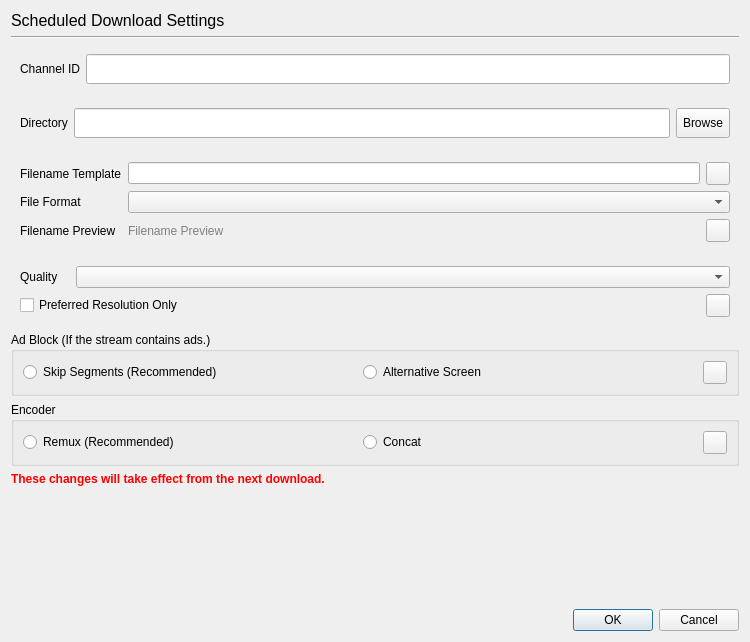
<?xml version="1.0" encoding="UTF-8"?>
<ui version="4.0">
 <class>Dialog</class>
 <widget class="QDialog" name="Dialog">
  <property name="geometry">
   <rect>
    <x>0</x>
    <y>0</y>
    <width>746</width>
    <height>642</height>
   </rect>
  </property>
  <property name="sizePolicy">
   <sizepolicy hsizetype="Fixed" vsizetype="Fixed">
    <horstretch>0</horstretch>
    <verstretch>0</verstretch>
   </sizepolicy>
  </property>
  <property name="windowTitle">
   <string>Scheduled Download Settings</string>
  </property>
  <property name="locale">
   <locale language="English" country="UnitedStates"/>
  </property>
  <property name="sizeGripEnabled">
   <bool>false</bool>
  </property>
  <layout class="QVBoxLayout" name="DialogLayout">
   <item>
    <widget class="QLabel" name="windowTitleLabel">
     <property name="sizePolicy">
      <sizepolicy hsizetype="Ignored" vsizetype="Fixed">
       <horstretch>0</horstretch>
       <verstretch>0</verstretch>
      </sizepolicy>
     </property>
     <property name="font">
      <font>
       <pointsize>12</pointsize>
      </font>
     </property>
     <property name="text">
      <string>Scheduled Download Settings</string>
     </property>
    </widget>
   </item>
   <item>
    <widget class="Line" name="windowTitleLine">
     <property name="orientation">
      <enum>Qt::Horizontal</enum>
     </property>
    </widget>
   </item>
   <item>
    <widget class="QWidget" name="channelArea" native="true">
     <layout class="QHBoxLayout" name="channelAreaLayout">
      <item>
       <widget class="QLabel" name="channelLabel">
        <property name="text">
         <string>Channel ID</string>
        </property>
       </widget>
      </item>
      <item>
       <widget class="QLineEdit" name="channelEdit">
        <property name="minimumSize">
         <size>
          <width>0</width>
          <height>30</height>
         </size>
        </property>
       </widget>
      </item>
     </layout>
    </widget>
   </item>
   <item>
    <widget class="QWidget" name="directoryArea" native="true">
     <layout class="QHBoxLayout" name="directoryAreaLayout">
      <item>
       <widget class="QLabel" name="directoryLabel">
        <property name="text">
         <string>Directory</string>
        </property>
       </widget>
      </item>
      <item>
       <widget class="QLineEdit" name="currentDirectory">
        <property name="minimumSize">
         <size>
          <width>0</width>
          <height>30</height>
         </size>
        </property>
        <property name="readOnly">
         <bool>true</bool>
        </property>
       </widget>
      </item>
      <item>
       <widget class="QToolButton" name="searchDirectory">
        <property name="minimumSize">
         <size>
          <width>0</width>
          <height>30</height>
         </size>
        </property>
        <property name="text">
         <string>Browse</string>
        </property>
       </widget>
      </item>
     </layout>
    </widget>
   </item>
   <item>
    <widget class="QWidget" name="fileOptionsArea" native="true">
     <layout class="QFormLayout" name="fileOptionsAreaLayout">
      <item row="0" column="0">
       <widget class="QLabel" name="filenameTemplateLabel">
        <property name="text">
         <string>Filename Template</string>
        </property>
       </widget>
      </item>
      <item row="1" column="0">
       <widget class="QLabel" name="fileFormatLabel">
        <property name="text">
         <string>File Format</string>
        </property>
       </widget>
      </item>
      <item row="1" column="1">
       <widget class="QComboBox" name="fileFormat"/>
      </item>
      <item row="2" column="0">
       <widget class="QLabel" name="filenamePreviewLabel">
        <property name="text">
         <string>Filename Preview</string>
        </property>
       </widget>
      </item>
      <item row="0" column="1">
       <widget class="QWidget" name="filenameTemplateEditArea" native="true">
        <layout class="QHBoxLayout" name="filenameTemplateEditAreaLayout">
         <property name="leftMargin">
          <number>0</number>
         </property>
         <property name="topMargin">
          <number>0</number>
         </property>
         <property name="rightMargin">
          <number>0</number>
         </property>
         <property name="bottomMargin">
          <number>0</number>
         </property>
         <item>
          <widget class="QLineEdit" name="filenameTemplate"/>
         </item>
         <item>
          <widget class="QToolButton" name="filenameTemplateInfo">
           <property name="toolTip">
            <string>Help</string>
           </property>
           <property name="icon">
            <iconset>
             <normaloff>../icons/light/help.svg</normaloff>../icons/light/help.svg</iconset>
           </property>
          </widget>
         </item>
        </layout>
       </widget>
      </item>
      <item row="2" column="1">
       <widget class="QWidget" name="filenamePreviewArea" native="true">
        <layout class="QHBoxLayout" name="filenamePreviewAreaLayout">
         <property name="leftMargin">
          <number>0</number>
         </property>
         <property name="topMargin">
          <number>0</number>
         </property>
         <property name="rightMargin">
          <number>0</number>
         </property>
         <property name="bottomMargin">
          <number>0</number>
         </property>
         <item>
          <widget class="QLabel" name="filenamePreview">
           <property name="sizePolicy">
            <sizepolicy hsizetype="Ignored" vsizetype="Preferred">
             <horstretch>0</horstretch>
             <verstretch>0</verstretch>
            </sizepolicy>
           </property>
           <property name="styleSheet">
            <string notr="true">color: rgb(128, 128, 128);</string>
           </property>
           <property name="text">
            <string>Filename Preview</string>
           </property>
          </widget>
         </item>
         <item>
          <widget class="QToolButton" name="filenamePreviewInfo">
           <property name="toolTip">
            <string>Help</string>
           </property>
           <property name="icon">
            <iconset>
             <normaloff>../icons/light/help.svg</normaloff>../icons/light/help.svg</iconset>
           </property>
          </widget>
         </item>
        </layout>
       </widget>
      </item>
     </layout>
    </widget>
   </item>
   <item>
    <widget class="QWidget" name="settingsArea" native="true">
     <layout class="QVBoxLayout" name="settingsAreaLayout">
      <property name="leftMargin">
       <number>0</number>
      </property>
      <property name="topMargin">
       <number>0</number>
      </property>
      <property name="rightMargin">
       <number>0</number>
      </property>
      <property name="bottomMargin">
       <number>0</number>
      </property>
      <item>
       <widget class="QWidget" name="resolutionSettingsArea" native="true">
        <layout class="QVBoxLayout" name="resolutionSettingsAreaLayout">
         <item>
          <widget class="QWidget" name="resolutionArea" native="true">
           <layout class="QFormLayout" name="resolutionAreaLayout">
            <property name="leftMargin">
             <number>0</number>
            </property>
            <property name="topMargin">
             <number>0</number>
            </property>
            <property name="rightMargin">
             <number>0</number>
            </property>
            <property name="bottomMargin">
             <number>0</number>
            </property>
            <item row="0" column="0">
             <widget class="QLabel" name="preferredQualityLabel">
              <property name="sizePolicy">
               <sizepolicy hsizetype="Fixed" vsizetype="Preferred">
                <horstretch>0</horstretch>
                <verstretch>0</verstretch>
               </sizepolicy>
              </property>
              <property name="minimumSize">
               <size>
                <width>50</width>
                <height>0</height>
               </size>
              </property>
              <property name="text">
               <string>Quality</string>
              </property>
             </widget>
            </item>
            <item row="0" column="1">
             <widget class="QComboBox" name="preferredQuality">
              <property name="sizePolicy">
               <sizepolicy hsizetype="Ignored" vsizetype="Fixed">
                <horstretch>0</horstretch>
                <verstretch>0</verstretch>
               </sizepolicy>
              </property>
             </widget>
            </item>

           </layout>
          </widget>
         </item>
         <item>
          <widget class="QWidget" name="preferredResolutionOnlyArea" native="true">
           <layout class="QHBoxLayout" name="preferredResolutionOnlyAreaLayout">
            <property name="leftMargin">
             <number>0</number>
            </property>
            <property name="topMargin">
             <number>0</number>
            </property>
            <property name="rightMargin">
             <number>0</number>
            </property>
            <property name="bottomMargin">
             <number>0</number>
            </property>
            <item>
             <widget class="QCheckBox" name="preferredResolutionOnlyCheckBox">
              <property name="text">
               <string>Preferred Resolution Only</string>
              </property>
             </widget>
            </item>
            <item>
             <widget class="QToolButton" name="preferredResolutionOnlyInfo">
              <property name="toolTip">
               <string>Help</string>
              </property>
              <property name="icon">
               <iconset>
                <normaloff>../icons/light/help.svg</normaloff>../icons/light/help.svg</iconset>
              </property>
             </widget>
            </item>
           </layout>
          </widget>
         </item>
        </layout>
       </widget>
      </item>
     </layout>
    </widget>
   </item>
   <item>
    <widget class="QGroupBox" name="adBlockArea">
     <property name="title">
      <string>Ad Block (If the stream contains ads.)</string>
     </property>
     <layout class="QHBoxLayout" name="adBlockAreaLayout">
      <item>
       <widget class="QRadioButton" name="adBlockSkipSegmentsRadioButton">
        <property name="text">
         <string>Skip Segments (Recommended)</string>
        </property>
       </widget>
      </item>
      <item>
       <widget class="QRadioButton" name="adBlockAlternativeScreenRadioButton">
        <property name="text">
         <string>Alternative Screen</string>
        </property>
       </widget>
      </item>
      <item>
       <widget class="QToolButton" name="adBlockInfo">
        <property name="toolTip">
         <string>Help</string>
        </property>
        <property name="icon">
         <iconset>
          <normaloff>../icons/light/help.svg</normaloff>../icons/light/help.svg</iconset>
        </property>
       </widget>
      </item>
     </layout>
    </widget>
   </item>
   <item>
    <widget class="QGroupBox" name="encoderArea">
     <property name="title">
      <string>Encoder</string>
     </property>
     <layout class="QHBoxLayout" name="encoderAreaLayout">
      <item>
       <widget class="QRadioButton" name="remuxRadioButton">
        <property name="text">
         <string>Remux (Recommended)</string>
        </property>
       </widget>
      </item>
      <item>
       <widget class="QRadioButton" name="concatRadioButton">
        <property name="text">
         <string>Concat</string>
        </property>
       </widget>
      </item>
      <item>
       <widget class="QToolButton" name="encoderInfo">
        <property name="toolTip">
         <string>Help</string>
        </property>
        <property name="icon">
         <iconset>
          <normaloff>../icons/light/help.svg</normaloff>../icons/light/help.svg</iconset>
        </property>
       </widget>
      </item>
     </layout>
    </widget>
   </item>
   <item>
    <widget class="QLabel" name="nextDownloadLabel">
     <property name="font">
      <font>
       <bold>true</bold>
      </font>
     </property>
     <property name="styleSheet">
      <string notr="true">color: rgb(255, 0, 0);</string>
     </property>
     <property name="text">
      <string>These changes will take effect from the next download.</string>
     </property>
    </widget>
   </item>
   <item>
    <spacer name="verticalSpacer_1">
     <property name="orientation">
      <enum>Qt::Vertical</enum>
     </property>
     <property name="sizeHint" stdset="0">
      <size>
       <width>20</width>
       <height>0</height>
      </size>
     </property>
    </spacer>
   </item>
   <item>
    <widget class="QWidget" name="partnerContentArea_1" native="true">
     <property name="minimumSize">
      <size>
       <width>728</width>
       <height>90</height>
      </size>
     </property>
     <layout class="QHBoxLayout" name="adAreaLayout_1">
      <property name="spacing">
       <number>0</number>
      </property>
      <property name="leftMargin">
       <number>0</number>
      </property>
      <property name="topMargin">
       <number>0</number>
      </property>
      <property name="rightMargin">
       <number>0</number>
      </property>
      <property name="bottomMargin">
       <number>0</number>
      </property>
     </layout>
    </widget>
   </item>
   <item>
    <widget class="QDialogButtonBox" name="buttonBox">
     <property name="orientation">
      <enum>Qt::Horizontal</enum>
     </property>
     <property name="standardButtons">
      <set>QDialogButtonBox::Cancel|QDialogButtonBox::Ok</set>
     </property>
    </widget>
   </item>
  </layout>
 </widget>
 <resources/>
 <connections>
  <connection>
   <sender>buttonBox</sender>
   <signal>accepted()</signal>
   <receiver>Dialog</receiver>
   <slot>accept()</slot>
   <hints>
    <hint type="sourcelabel">
     <x>248</x>
     <y>254</y>
    </hint>
    <hint type="destinationlabel">
     <x>157</x>
     <y>274</y>
    </hint>
   </hints>
  </connection>
  <connection>
   <sender>buttonBox</sender>
   <signal>rejected()</signal>
   <receiver>Dialog</receiver>
   <slot>reject()</slot>
   <hints>
    <hint type="sourcelabel">
     <x>316</x>
     <y>260</y>
    </hint>
    <hint type="destinationlabel">
     <x>286</x>
     <y>274</y>
    </hint>
   </hints>
  </connection>
 </connections>
</ui>
